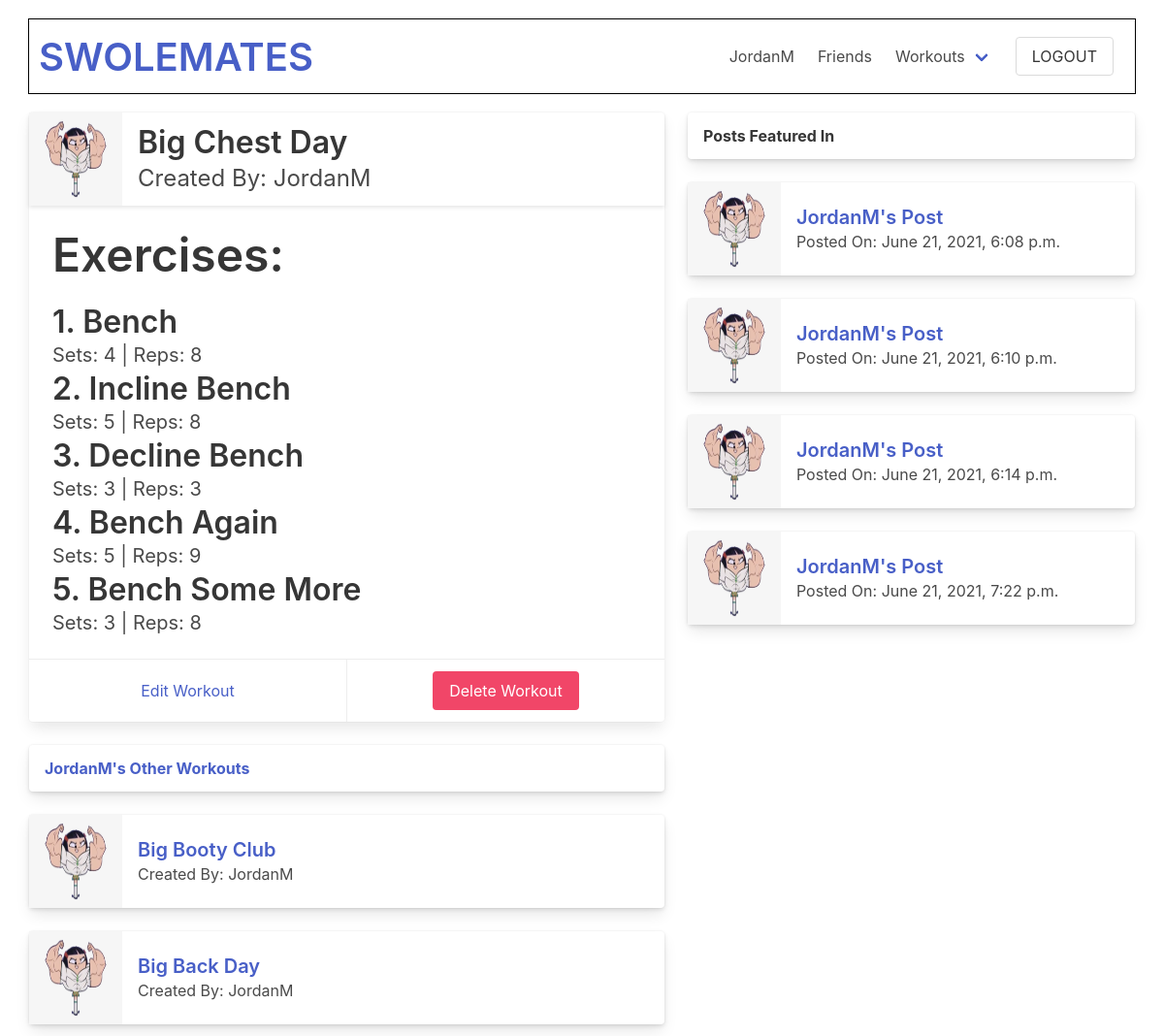
/swolemates/workout/20 (signed in), run on an earlier commit of the app's database.
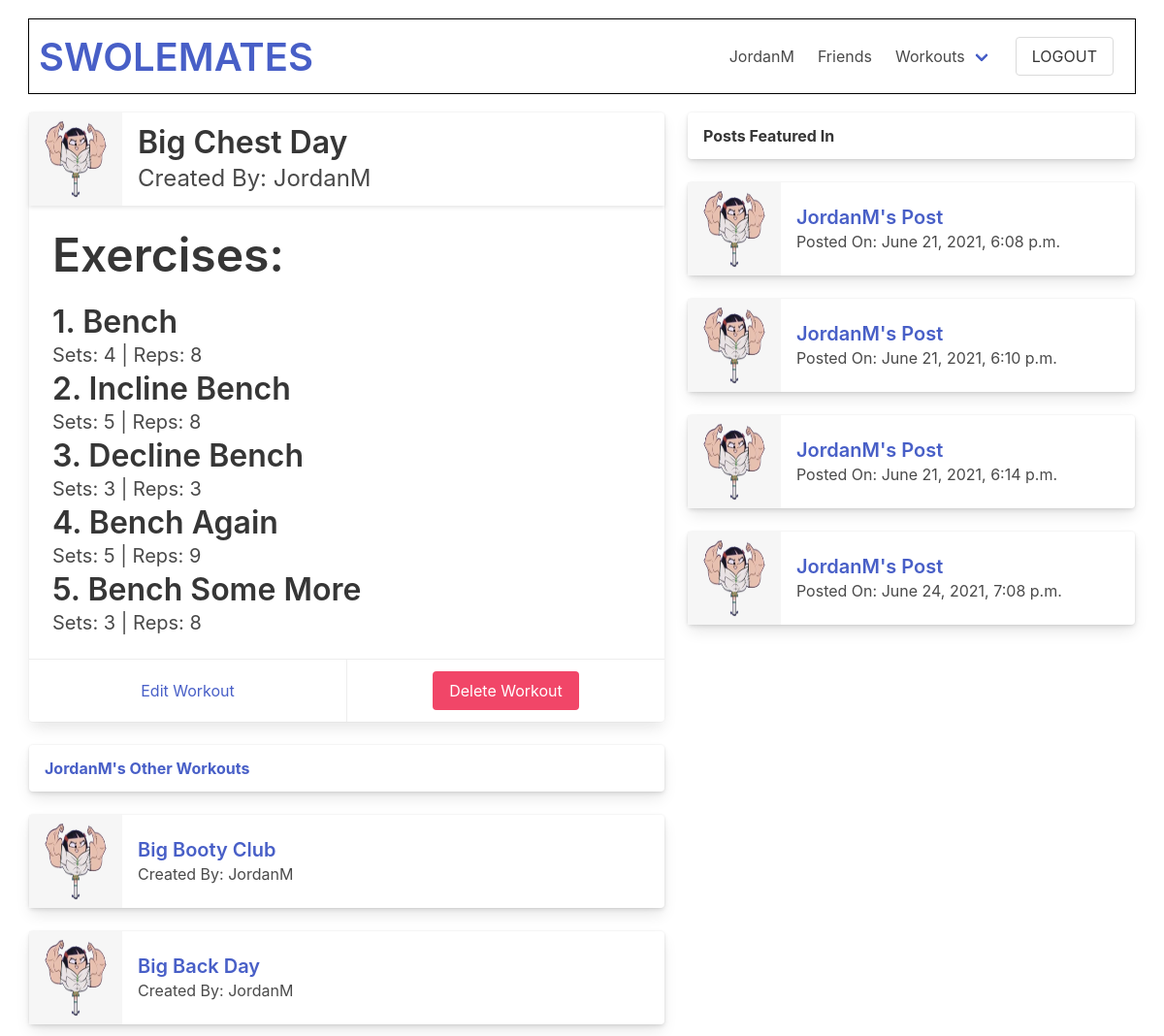
And on a later commit of the database.
### swolemates_app/models.py (models this page shows, shortened)
class Post(models.Model):
    content = models.TextField()
    image = models.ImageField(null=True, blank=True, upload_to = "images/")
    posted_by = models.ForeignKey(User, related_name="posts", on_delete=models.CASCADE)
    liked_by = models.ManyToManyField(User, related_name="liked_posts", blank=True)
    workout = models.ForeignKey(Workout, null=True, blank=True, related_name="posts", on_delete=models.SET_NULL)
    objects = PostCommentManager()
    created_at = models.DateTimeField(auto_now_add=True)
    updated_at = models.DateTimeField(auto_now=True)

class User(models.Model):
    first_name = models.CharField(max_length = 50)
    last_name = models.CharField(max_length = 50)
    username = models.CharField(max_length=45, unique=True)
    email = models.EmailField(unique=True)
    password = models.CharField(max_length = 60)
    profile_photo = models.ImageField(default='default.png', upload_to = "images/")
    bio = models.TextField(blank=True, null=True)
    fav_exercises = models.TextField(blank=True, null=True)
    objects = UserManager()
    friends = models.ManyToManyField('self', blank=True)
    created_at = models.DateTimeField(auto_now_add=True)
    updated_at = models.DateTimeField(auto_now=True)
    def __str__(self):
        return self.username

### swolemates_app/views.py (the view)
# urls.py: path('swolemates/workout/<int:id>', views.workout_view),
def workout_view(request, id):
    workout = Workout.objects.get(id=id)
    profile = User.objects.get(id=workout.created_by.id)
    context = {
        "workout": workout,
        "profile": profile,
        "user": User.objects.get(id=request.session['user_id']),
        "exercises": workout.exercises.all()
    }
    return render(request, "workout_view.html", context)

### swolemates_app/templates/workout_view.html (shortened to what the changed rows need)
<!DOCTYPE html>
<html lang="en">
<head>
    <link rel="stylesheet" href="https://cdn.jsdelivr.net/npm/bulma@0.9.3/css/bulma.min.css">
    {% load static %}
    <link rel="stylesheet" href="{% static 'css/view_workout.css' %}">
</head>
<body>
    <div id="wrapper">
        <div id="ancestor-div">
        <div class="tile is-ancestor">
            <div class="tile is-parent is-vertical is-align-items-flex-start" id="featured-in">
                {% if workout.posts.all %}
                    {% for post in workout.posts.all %}
                        <div class="tile is-child is-12">
                            <div class="card">
                                <header class="card-header">
                                    <div class="media is-align-items-center">
                                        <div class="media-left">
                                            <img src="/media/{{post.posted_by.profile_photo}}" alt="{{post.posted_by}}'s profile pic" class="image is-96x96">
                                        </div>
                                        <div class="media-content">
                                            <p class="title is-5"><a href="/swolemates/post/{{post.id}}">{{post.posted_by}}'s Post</a></p>
                                            <p class="subtitle is-6">Posted On: {{post.updated_at}}</p>
                                        </div>
                                    </div>
                                </header>
                            </div>
                        </div>
                    {% endfor %}
                {% endif %}
            </div>
        </div>
        </div>
    </div>
</body>
</html>

What changed in the data, as far as the page shows it:
changed Post: updated_at "June 21, 2021, 7:22 p.m." → "June 24, 2021, 7:08 p.m."
